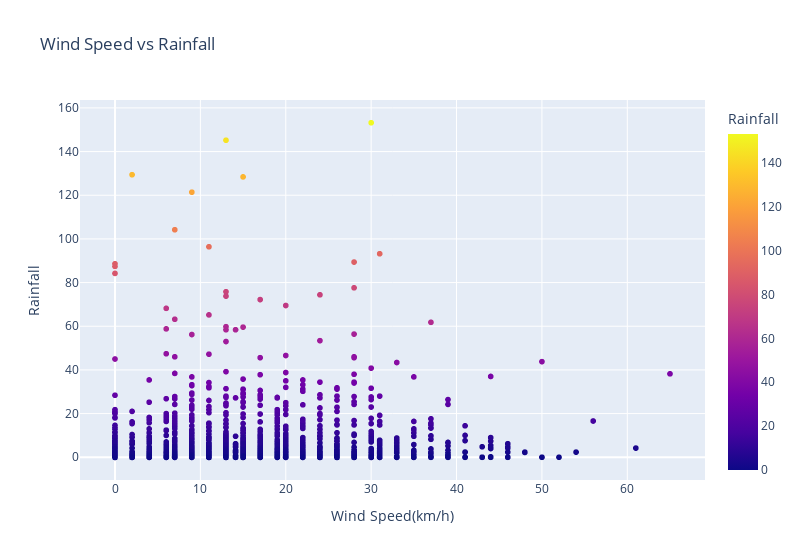

Notebook code for this chart:
### Markdown cell above
### Scatter plot - Wind Speed vs Rainfall

### Code cell
fifth_plot=fig = px.scatter(df_group, x="WindSpeed9am", y="Rainfall", color="Rainfall", width=800, hover_data=['WindSpeed9am', 'Rainfall','WindDir9am'],title ='Wind Speed vs Rainfall',
                labels=dict(WindSpeed9am="Wind Speed(km/h)"))
fig.show()

### Figure 1 — Plotly figure (JSON) as saved in the notebook; plotly's stock layout.template omitted (floating-point values rounded to 4 significant figures; data arrays with more than 128 entries replaced by an {"elided": "..."} marker saying what was removed)
{"data": [{"customdata": {"elided": "4416x1 str values"}, "hovertemplate": "Wind Speed(km/h)=%{x}<br>Rainfall=%{marker.color}<br>WindDir9am=%{customdata[0]}<extra></extra>", "legendgroup": "", "marker": {"color": {"elided": "4416 float values"}, "coloraxis": "coloraxis", "symbol": "circle"}, "mode": "markers", "name": "", "showlegend": false, "type": "scattergl", "x": {"elided": "4416 float values"}, "xaxis": "x", "y": {"elided": "4416 float values"}, "yaxis": "y"}], "layout": {"coloraxis": {"colorbar": {"title": {"text": "Rainfall"}}, "colorscale": [[0, "#0d0887"], [0.1111, "#46039f"], [0.2222, "#7201a8"], [0.3333, "#9c179e"], [0.4444, "#bd3786"], [0.5556, "#d8576b"], [0.6667, "#ed7953"], [0.7778, "#fb9f3a"], [0.8889, "#fdca26"], [1, "#f0f921"]]}, "legend": {"tracegroupgap": 0}, "title": {"text": "Wind Speed vs Rainfall"}, "width": 800, "xaxis": {"anchor": "y", "domain": [0, 1], "title": {"text": "Wind Speed(km/h)"}}, "yaxis": {"anchor": "x", "domain": [0, 1], "title": {"text": "Rainfall"}}}}
